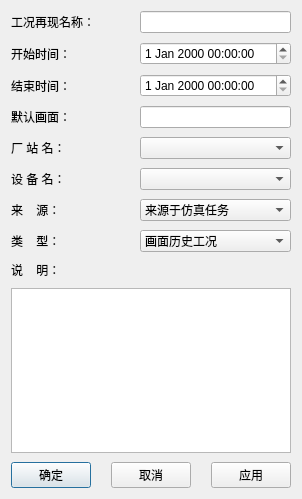
<?xml version="1.0" encoding="UTF-8"?>
<ui version="4.0">
 <class>CRevertAddTable</class>
 <widget class="QDialog" name="CRevertAddTable">
  <property name="geometry">
   <rect>
    <x>0</x>
    <y>0</y>
    <width>300</width>
    <height>499</height>
   </rect>
  </property>
  <property name="windowTitle">
   <string>添加工况再现</string>
  </property>
  <layout class="QVBoxLayout" name="verticalLayout_2">
   <property name="spacing">
    <number>9</number>
   </property>
   <item>
    <layout class="QHBoxLayout" name="horizontalLayout">
     <item>
      <widget class="QLabel" name="label">
       <property name="minimumSize">
        <size>
         <width>120</width>
         <height>0</height>
        </size>
       </property>
       <property name="maximumSize">
        <size>
         <width>120</width>
         <height>16777215</height>
        </size>
       </property>
       <property name="styleSheet">
        <string notr="true">font: 12pt &quot;宋体&quot;;</string>
       </property>
       <property name="text">
        <string>工况再现名称：</string>
       </property>
      </widget>
     </item>
     <item>
      <widget class="QLineEdit" name="editRevertName"/>
     </item>
    </layout>
   </item>
   <item>
    <layout class="QHBoxLayout" name="horizontalLayout_2">
     <item>
      <widget class="QLabel" name="label_2">
       <property name="minimumSize">
        <size>
         <width>120</width>
         <height>0</height>
        </size>
       </property>
       <property name="maximumSize">
        <size>
         <width>120</width>
         <height>16777215</height>
        </size>
       </property>
       <property name="styleSheet">
        <string notr="true">font: 12pt &quot;宋体&quot;;</string>
       </property>
       <property name="text">
        <string>开始时间：</string>
       </property>
      </widget>
     </item>
     <item>
      <widget class="QDateTimeEdit" name="editStartTime"/>
     </item>
    </layout>
   </item>
   <item>
    <layout class="QHBoxLayout" name="horizontalLayout_3">
     <item>
      <widget class="QLabel" name="label_3">
       <property name="minimumSize">
        <size>
         <width>120</width>
         <height>0</height>
        </size>
       </property>
       <property name="maximumSize">
        <size>
         <width>120</width>
         <height>16777215</height>
        </size>
       </property>
       <property name="styleSheet">
        <string notr="true">font: 12pt &quot;宋体&quot;;</string>
       </property>
       <property name="text">
        <string>结束时间：</string>
       </property>
      </widget>
     </item>
     <item>
      <widget class="QDateTimeEdit" name="editEndTime"/>
     </item>
    </layout>
   </item>
   <item>
    <layout class="QHBoxLayout" name="horizontalLayout_4">
     <item>
      <widget class="QLabel" name="label_4">
       <property name="minimumSize">
        <size>
         <width>120</width>
         <height>0</height>
        </size>
       </property>
       <property name="maximumSize">
        <size>
         <width>120</width>
         <height>16777215</height>
        </size>
       </property>
       <property name="styleSheet">
        <string notr="true">font: 12pt &quot;宋体&quot;;</string>
       </property>
       <property name="text">
        <string>默认画面：</string>
       </property>
      </widget>
     </item>
     <item>
      <widget class="QLineEdit" name="editFileName"/>
     </item>
    </layout>
   </item>
   <item>
    <layout class="QHBoxLayout" name="horizontalLayout_5">
     <item>
      <widget class="QLabel" name="label_6">
       <property name="minimumSize">
        <size>
         <width>120</width>
         <height>0</height>
        </size>
       </property>
       <property name="maximumSize">
        <size>
         <width>120</width>
         <height>16777215</height>
        </size>
       </property>
       <property name="styleSheet">
        <string notr="true">font: 12pt &quot;宋体&quot;;</string>
       </property>
       <property name="text">
        <string>厂 站 名：</string>
       </property>
      </widget>
     </item>
     <item>
      <widget class="QComboBox" name="editStation"/>
     </item>
    </layout>
   </item>
   <item>
    <layout class="QHBoxLayout" name="horizontalLayout_6">
     <item>
      <widget class="QLabel" name="label_7">
       <property name="minimumSize">
        <size>
         <width>120</width>
         <height>0</height>
        </size>
       </property>
       <property name="maximumSize">
        <size>
         <width>120</width>
         <height>16777215</height>
        </size>
       </property>
       <property name="styleSheet">
        <string notr="true">font: 12pt &quot;宋体&quot;;</string>
       </property>
       <property name="text">
        <string>设 备 名：</string>
       </property>
      </widget>
     </item>
     <item>
      <widget class="QComboBox" name="editDev"/>
     </item>
    </layout>
   </item>
   <item>
    <layout class="QHBoxLayout" name="horizontalLayout_7">
     <item>
      <widget class="QLabel" name="label_8">
       <property name="minimumSize">
        <size>
         <width>120</width>
         <height>0</height>
        </size>
       </property>
       <property name="maximumSize">
        <size>
         <width>120</width>
         <height>16777215</height>
        </size>
       </property>
       <property name="styleSheet">
        <string notr="true">font: 12pt &quot;宋体&quot;;</string>
       </property>
       <property name="text">
        <string>来    源：</string>
       </property>
      </widget>
     </item>
     <item>
      <widget class="QComboBox" name="editSrc">
       <item>
        <property name="text">
         <string>来源于仿真任务</string>
        </property>
       </item>
       <item>
        <property name="text">
         <string>来源于监控系统</string>
        </property>
       </item>
      </widget>
     </item>
    </layout>
   </item>
   <item>
    <layout class="QHBoxLayout" name="horizontalLayout_8">
     <item>
      <widget class="QLabel" name="label_9">
       <property name="minimumSize">
        <size>
         <width>120</width>
         <height>0</height>
        </size>
       </property>
       <property name="maximumSize">
        <size>
         <width>120</width>
         <height>16777215</height>
        </size>
       </property>
       <property name="styleSheet">
        <string notr="true">font: 12pt &quot;宋体&quot;;</string>
       </property>
       <property name="text">
        <string>类    型：</string>
       </property>
      </widget>
     </item>
     <item>
      <widget class="QComboBox" name="editType">
       <item>
        <property name="text">
         <string>画面历史工况</string>
        </property>
       </item>
       <item>
        <property name="text">
         <string>设备历史工况</string>
        </property>
       </item>
      </widget>
     </item>
    </layout>
   </item>
   <item>
    <layout class="QVBoxLayout" name="verticalLayout">
     <item>
      <widget class="QLabel" name="label_5">
       <property name="styleSheet">
        <string notr="true">font: 12pt &quot;宋体&quot;;</string>
       </property>
       <property name="text">
        <string>说    明：</string>
       </property>
      </widget>
     </item>
     <item>
      <widget class="QTextEdit" name="editRemark"/>
     </item>
    </layout>
   </item>
   <item>
    <layout class="QHBoxLayout" name="horizontalLayout_9">
     <property name="spacing">
      <number>20</number>
     </property>
     <item>
      <widget class="QPushButton" name="buttonEnter">
       <property name="styleSheet">
        <string notr="true">font: 12pt &quot;宋体&quot;;</string>
       </property>
       <property name="text">
        <string>确定</string>
       </property>
      </widget>
     </item>
     <item>
      <widget class="QPushButton" name="buttonExit">
       <property name="styleSheet">
        <string notr="true">font: 12pt &quot;宋体&quot;;</string>
       </property>
       <property name="text">
        <string>取消</string>
       </property>
      </widget>
     </item>
     <item>
      <widget class="QPushButton" name="buttonApply">
       <property name="styleSheet">
        <string notr="true">font: 12pt &quot;宋体&quot;;</string>
       </property>
       <property name="text">
        <string>应用</string>
       </property>
      </widget>
     </item>
    </layout>
   </item>
  </layout>
 </widget>
 <tabstops>
  <tabstop>editRevertName</tabstop>
  <tabstop>editStartTime</tabstop>
  <tabstop>editEndTime</tabstop>
  <tabstop>editFileName</tabstop>
  <tabstop>editRemark</tabstop>
  <tabstop>buttonApply</tabstop>
  <tabstop>buttonEnter</tabstop>
  <tabstop>buttonExit</tabstop>
 </tabstops>
 <resources/>
 <connections>
  <connection>
   <sender>buttonExit</sender>
   <signal>clicked()</signal>
   <receiver>CRevertAddTable</receiver>
   <slot>reject()</slot>
   <hints>
    <hint type="sourcelabel">
     <x>280</x>
     <y>430</y>
    </hint>
    <hint type="destinationlabel">
     <x>199</x>
     <y>238</y>
    </hint>
   </hints>
  </connection>
 </connections>
</ui>
